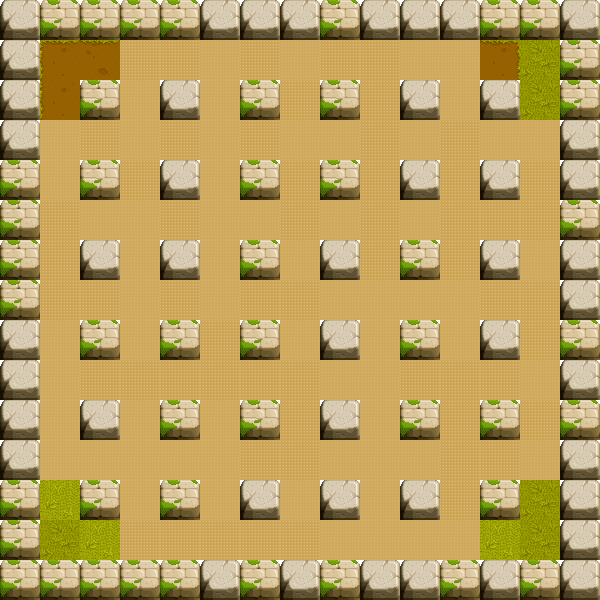

This is a level from a 2D game, rendered from its Tiled map with the project's own tilesets. A one-line summary and the complete map file follow:
An orthogonal 15x15 tile map with 40x40 px tiles, 3 tile layers (地表層, 建築層, 障礙層) and 4 objects (player1, player2, player3, player4).

<map version="1.0" orientation="orthogonal" renderorder="left-up" width="15" height="15" tilewidth="40" tileheight="40" nextobjectid="11">
 <tileset firstgid="1" name="地圖2" tilewidth="40" tileheight="40" spacing="1" tilecount="100" columns="10">
  <image source="地圖2.png" width="410" height="410" />
  <terraintypes>
   <terrain name="土地" tile="-1" />
   <terrain name="草地" tile="-1" />
   <terrain name="石地" tile="-1" />
   <terrain name="沙地" tile="-1" />
  </terraintypes>
  <tile id="0" terrain="2,2,2,2" />
  <tile id="1" terrain="2,2,2,2" />
  <tile id="2" terrain="1,1,1,0" />
  <tile id="3" terrain="1,1,0,0" />
  <tile id="4" terrain="1,1,0,1" />
  <tile id="10" terrain="3,3,3,3" />
  <tile id="11" terrain="1,1,1,1" />
  <tile id="12" terrain="1,0,1,0" />
  <tile id="13" terrain="0,0,0,0" />
  <tile id="14" terrain="0,1,0,1" />
  <tile id="20" terrain="3,3,3,3" />
  <tile id="21" terrain="1,1,1,1" />
  <tile id="22" terrain="1,0,1,1" />
  <tile id="23" terrain="0,0,1,1" />
  <tile id="24" terrain="0,1,1,1" />
 </tileset>
 <layer name="地表層" width="15" height="15">
  <data encoding="csv">
12,12,12,12,12,12,12,12,12,12,12,12,12,12,12,
12,3,4,4,5,12,22,22,22,22,3,4,5,12,12,
12,13,14,14,15,12,12,12,22,22,23,24,25,12,12,
12,13,14,24,25,22,22,12,22,22,12,12,22,22,12,
12,23,25,22,12,22,3,4,5,12,3,4,4,5,12,
12,12,12,22,22,12,23,24,25,12,23,24,14,15,12,
12,12,22,22,22,12,12,22,12,12,22,22,13,15,12,
12,22,12,12,3,5,22,3,5,22,3,4,14,25,12,
12,3,5,12,23,25,12,23,25,22,23,24,25,12,12,
12,13,15,12,12,22,22,12,22,22,22,12,22,12,12,
12,23,25,22,12,22,3,4,4,4,5,12,22,12,12,
12,22,22,12,22,12,13,14,14,14,15,22,22,22,12,
12,22,12,12,12,22,13,14,14,14,15,12,22,12,12,
12,12,22,12,22,12,23,24,24,24,25,12,22,12,12,
12,12,12,12,12,12,12,12,12,12,12,12,12,12,12
</data>
 </layer>
 <objectgroup name="players">
  <object id="7" name="player1" x="42" y="42" width="36" height="35" />
  <object id="8" name="player2" x="41" y="521" width="37" height="34" />
  <object id="9" name="player3" x="519" y="39" width="38" height="38" />
  <object id="10" name="player4" x="521" y="521" width="37" height="36" />
 </objectgroup>
 <layer name="建築層" width="15" height="15">
  <data encoding="csv">
2,1,1,1,1,2,2,2,1,2,2,2,1,1,2,
2,0,0,0,0,0,0,0,0,0,0,0,0,0,1,
2,0,1,0,2,0,1,0,1,0,2,0,2,0,1,
2,0,0,0,0,0,0,0,0,0,0,0,0,0,2,
1,0,1,0,2,0,1,0,1,0,2,0,2,0,2,
1,0,0,0,0,0,0,0,0,0,0,0,0,0,1,
1,0,2,0,2,0,1,0,2,0,1,0,2,0,2,
1,0,0,0,0,0,0,0,0,0,0,0,0,0,2,
2,0,1,0,1,0,1,0,2,0,1,0,2,0,1,
2,0,0,0,0,0,0,0,0,0,0,0,0,0,2,
2,0,2,0,1,0,1,0,2,0,1,0,1,0,1,
2,0,0,0,0,0,0,0,0,0,0,0,0,0,2,
1,0,1,0,1,0,2,0,2,0,2,0,1,0,2,
1,0,0,0,0,0,0,0,0,0,0,0,0,0,2,
1,1,1,1,1,2,1,2,1,2,2,1,2,1,2
</data>
 </layer>
 <layer name="障礙層" width="15" height="15">
  <data encoding="csv">
0,0,0,0,0,0,0,0,0,0,0,0,0,0,0,
0,0,0,21,21,11,21,11,21,21,11,11,0,0,0,
0,0,0,11,0,11,0,21,0,21,0,11,0,0,0,
0,11,21,11,21,11,21,11,11,21,11,21,11,11,0,
0,11,0,21,0,11,0,21,0,21,0,21,0,21,0,
0,21,11,11,21,11,11,21,11,21,11,21,21,21,0,
0,21,0,11,0,11,0,11,0,21,0,21,0,11,0,
0,21,21,11,21,11,21,21,11,11,11,11,21,21,0,
0,11,0,11,0,21,0,11,0,11,0,11,0,21,0,
0,11,21,21,21,21,21,21,11,11,21,21,21,11,0,
0,11,0,11,0,11,0,21,0,11,0,21,0,21,0,
0,11,11,11,11,11,21,21,11,11,11,21,21,11,0,
0,0,0,11,0,11,0,11,0,11,0,21,0,0,0,
0,0,0,21,21,21,21,21,11,11,11,11,0,0,0,
0,0,0,0,0,0,0,0,0,0,0,0,0,0,0
</data>
 </layer>
</map>